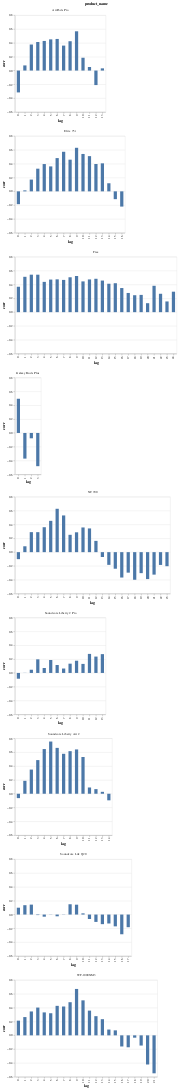

This figure's notebook cell:
### Code cell
alt.Chart(df_corr).mark_bar(size=10).encode(
    x=alt.X('lag:O'),
    y=alt.Y('corr:Q', 
            #scale=alt.Scale(domain=[0,1])
           ),
    facet=alt.Facet(
        'product_name',
        columns=1,
        #sort=['NC700', 'AirPods Pro', 'WF-1000XM3', 'Elite 75t', 'Soundcore Liberty 2 Pro', 'Galaxy Buds Plus', 'Soundcore Liberty Air 2', 'Soundcore Life Q20', 'Free']
        sort=['price']
    )
).resolve_scale(x='independent')

### Figure 1 — Vega-Lite specification as saved in the notebook (floating-point values rounded to 4 significant figures; data arrays with more than 128 entries replaced by an {"elided": "..."} marker saying what was removed)
{"config": {"view": {"continuousWidth": 400, "continuousHeight": 300}}, "data": {"name": "data-377d80396084fb048ae24f54dc51df78"}, "mark": {"type": "bar", "size": 10}, "encoding": {"facet": {"type": "nominal", "columns": 1, "field": "product_name", "sort": ["price"]}, "x": {"type": "ordinal", "field": "lag"}, "y": {"type": "quantitative", "field": "corr"}}, "resolve": {"scale": {"x": "independent"}}, "$schema": "https://vega.github.io/schema/vega-lite/v4.8.1.json", "datasets": {"data-377d80396084fb048ae24f54dc51df78": {"elided": "153 records"}}}
